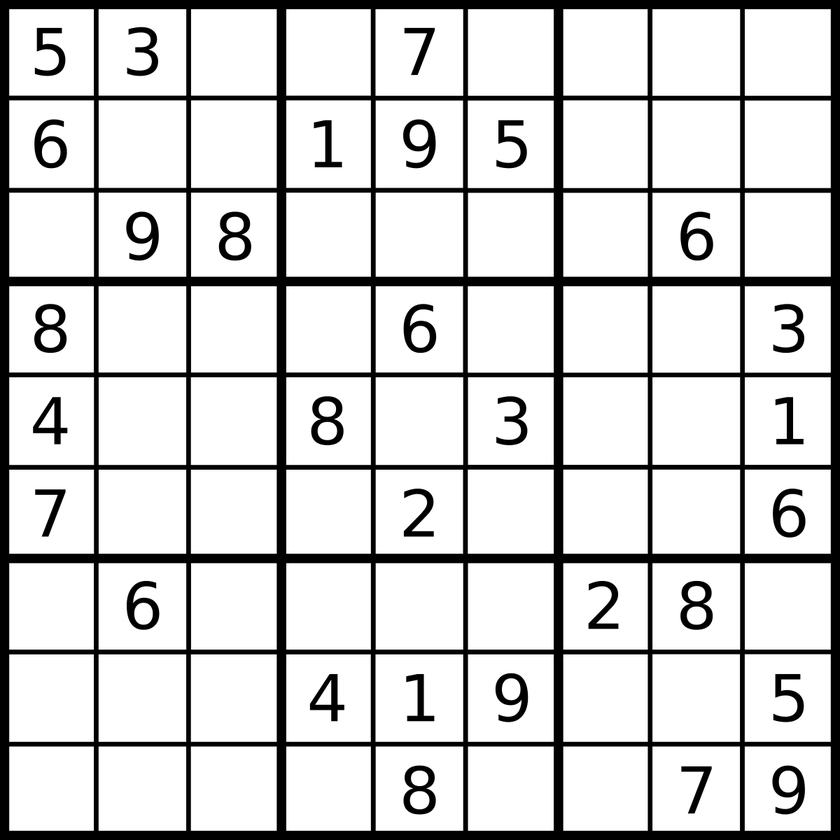
%> input picture sudoku.png, 840 x 840 px, shrunk from 1200 x 1200 before the run
$ octave Sudoku.m   (GNU Octave 9; MATLAB toolbox functions it lacks are replaced by stand-ins)
%> lines starting %> are read from the running program, lines starting %| are printed output that depends on the picture; in (x1, y1, x2, y2) boxes, pixels count from 0 and x2, y2 are one past the last pixel; in counts of white or black regions, pixels touching at a corner belong together; the program's own positions count from 1
% TRABAJO

% Desarrollar un sistema de visión que resuelva Sudokus. Utilice una webcam
% o la cámara de un teléfono móvil (ver ejercicio 9). Se puede suponer que
% frente a la cámara estará un (único) Sudoku estándar de 9x9 números (aquí
% verá muchos). Tras resolverlo se deberá mostrar en pantalla sobre la
% imagen, en las posiciones vacías, los números faltantes.

% Autores: Ricardo Camacho, Pedro Estévez, Alberto García

clear, clc, close all;

% Cargamos la imagen del sudoku a resolver y lo pasamos a BW
sudoku = imread('sudoku.png');
%> sudoku is the input picture: size 840x840x3 uint8; min 0, max 255, mean 209.7
sudoku = im2bw(sudoku);
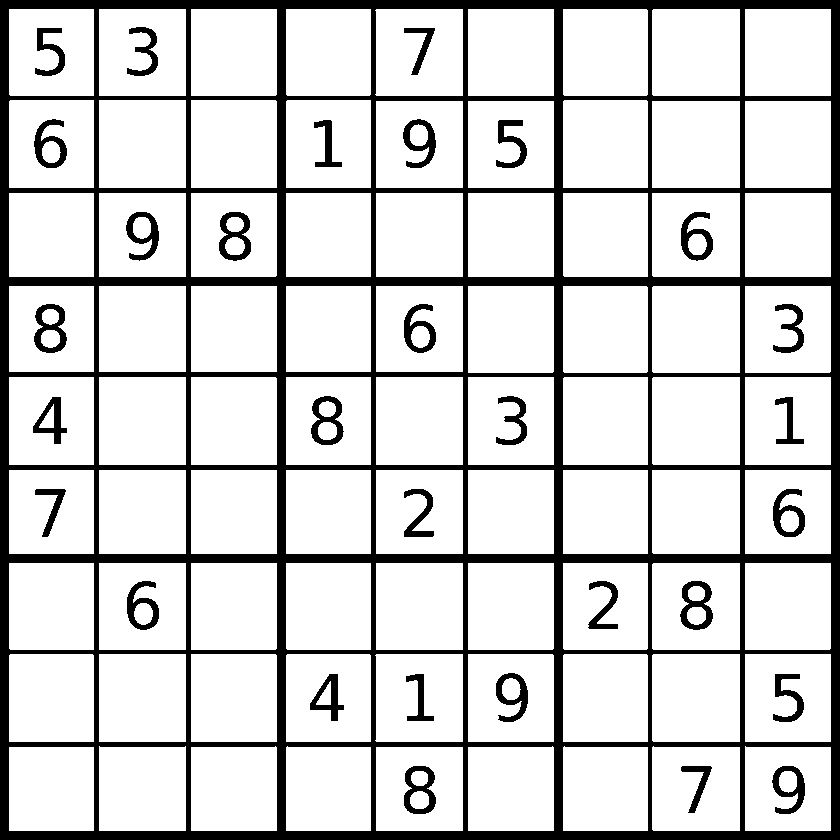
%> sudoku: size 840x840 logical; 82.5% white; 31 black regions, largest, box (x1, y1, x2, y2) and area: (0, 0, 840, 840) 104239, (680, 581, 713, 630) 778, (34, 304, 67, 353) 776
figure(1); imshow(sudoku);

% Cargamos la máscaras de los números y las pasamos a BW
uno = imread('uno.jpg');
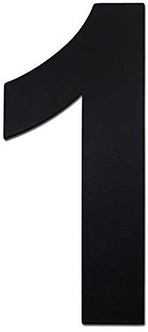
%> input picture uno.jpg, 148 x 332 px, shrunk from 212 x 475 before the run
%> uno is the input picture: size 332x148x3 uint8; mean R, G, B 136, 136.1, 137.5
uno = im2bw(uno);
%> uno: size 332x148 logical; 49.1% white; 1 white region, box (x1, y1, x2, y2) and area: (0, 0, 148, 332) 24108
dos = imread('dos.jpg');
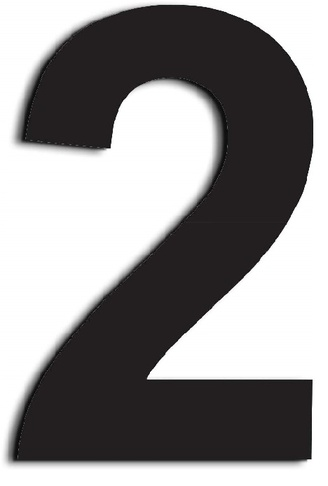
%> input picture dos.jpg, 328 x 486 px, shrunk from 468 x 694 before the run
%> dos is the input picture: size 486x328x3 uint8; mean R, G, B 144.8, 143, 143.5
dos = im2bw(dos);
%> dos: size 486x328 logical; 51% white; 1 black region, box (x1, y1, x2, y2) and area: (9, 5, 313, 462) 78173
tres = imread('tres.jpg');
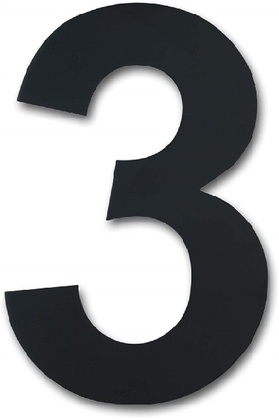
%> input picture tres.jpg, 279 x 420 px, shrunk from 398 x 600 before the run
%> tres is the input picture: size 420x279x3 uint8; mean R, G, B 150.2, 151.7, 153.4
tres = im2bw(tres);
%> tres: size 420x279 logical; 54.2% white; 1 black region, box (x1, y1, x2, y2) and area: (5, 3, 269, 408) 53709
cuatro = imread('cuatro.jpg');
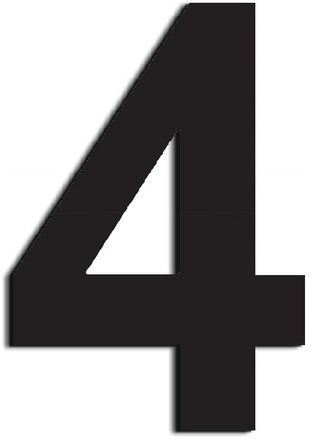
%> input picture cuatro.jpg, 319 x 448 px, shrunk from 456 x 640 before the run
%> cuatro is the input picture: size 448x319x3 uint8; mean R, G, B 152.4, 150.7, 151.1
cuatro = im2bw(cuatro);
%> cuatro: size 448x319 logical; 54% white; 1 black region, box (x1, y1, x2, y2) and area: (6, 3, 305, 433) 65683
cinco = imread('cinco.jpg');
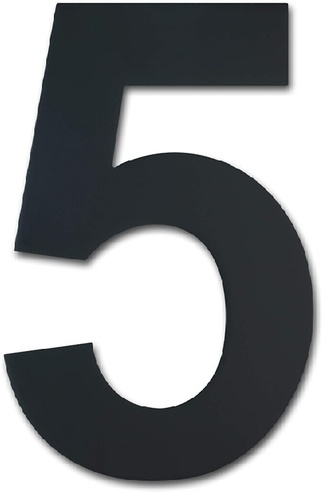
%> input picture cinco.jpg, 326 x 496 px, shrunk from 466 x 708 before the run
%> cinco is the input picture: size 496x326x3 uint8; mean R, G, B 140.8, 142.9, 145
cinco = im2bw(cinco);
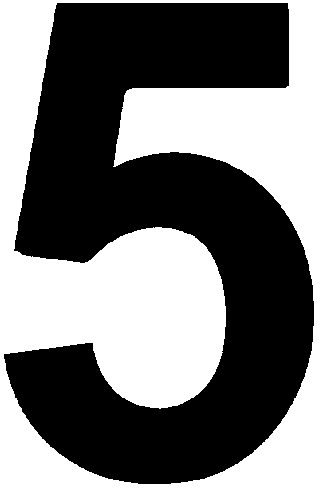
%> cinco: size 496x326 logical; 48.1% white; 1 white region, box (x1, y1, x2, y2) and area: (0, 0, 326, 496) 77845
%> (the run ends here)
